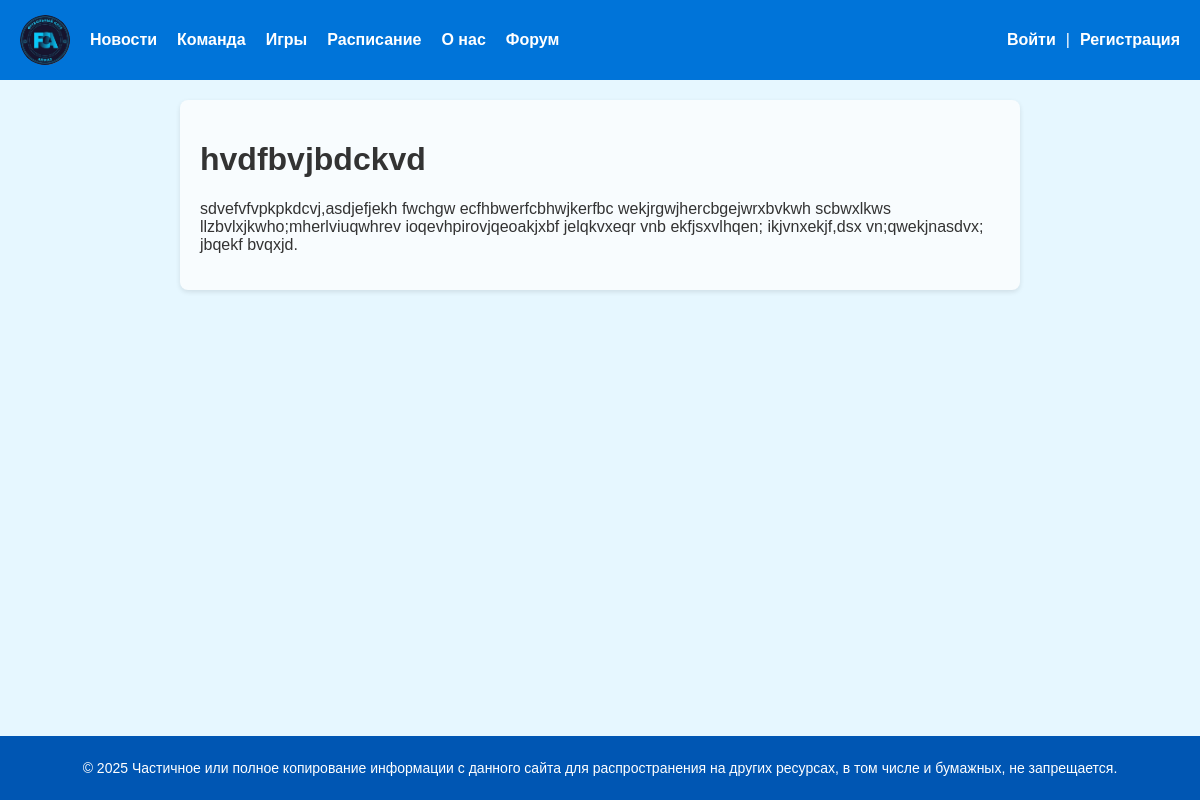
The page /news/novost/ on the database its author committed.
### core/models.py (models this page shows, shortened)
class News(models.Model):
    title = models.CharField(max_length=255, verbose_name="Заголовок")
    slug = models.SlugField(max_length=255, unique=True, db_index=True, verbose_name="Slug")
    photo = models.ImageField(upload_to="news_photo/%y/%m/%d", default=None, blank=True, null=True, verbose_name="Фото")
    content = models.TextField(blank=True, verbose_name="Текст новости", validators=[MinLengthValidator(5, message="Минимум 5 символов"), MaxLengthValidator(10000, message="Максимум 10000 символов")])
    time_create = models.DateTimeField(auto_now_add=True, verbose_name="Время создания")
    class Meta:
        verbose_name = "Новость"
        verbose_name_plural = "Новости"

### core/views.py (the view)
# urls.py: path('news/<slug:news_slug>/', views.ShowNews.as_view(), name='news'),
class ShowNews(DataMixin, DetailView):
    template_name = 'core/news.html'
    context_object_name = 'news'
    slug_url_kwarg = 'news_slug'
    def get_object(self, queryset = None):
        return get_object_or_404(News.objects.all(), slug=self.kwargs[self.slug_url_kwarg])
    def get_context_data(self, **kwargs):
        context = super().get_context_data(**kwargs)
        return self.get_mixin_context(context, title=context['news'].title)

### core/utils.py (called while the page is built)
    def get_mixin_context(self, context, **kwargs):
        context.update(kwargs)
        return context

### users/context_processors.py (called while the page is built)
def get_menu_context(request):
    return {'menu': menu}

### core/templates/core/news.html (shortened to what this page needs)
{% extends 'base.html' %}
{% block content %}
<h1>{{news.title}}</h1>
{{news.content|linebreaks}}
{% endblock %}

### core/static/core/css/styles.css (style rules this page uses)
body { margin: 0; font-family: Arial, sans-serif; background-color: #f4f9fc; color: #333; display: flex; flex-direction: column; min-height: 100vh; }

### rows shown on the page
News: title "hvdfbvjbdckvd", content "sdvefvfvpkpkdcvj,asdjefjekh fwchgw ecfhbwerfcbhwjkerfbc wekjrgwjhercbgejwrxbvkwh scbwxlkws llzbvlxjkwho;mherlviuqwhrev ioqevhpirovjqeoakjxbf jelqkvxeqr vnb ekfjsxvlhqen; ikjvnxekjf,dsx vn;qwekjnasdvx; jbqekf bvqxjd."

### other values the page prints
{{ m.title }} "Новости" "Команда" "Игры" "Расписание" "О нас" "Форум"
